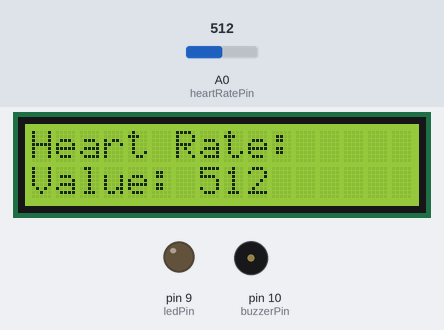
This sketch was run on a simulated Arduino Uno, built with avr-gcc and run on an emulated ATmega328P. Parts: 16×2 character LCD, output pins drawn as LEDs (lit = HIGH), buzzer (waves = sounding). The inputs (shaded band) are chosen by the test bench; at power-on: A0 (heartRatePin) = 512. What the sketch prints to the serial monitor is not drawn.

Above: at 1.2 s.
1.3 s: A0 (heartRatePin) set to 1000
At 2.8 s:
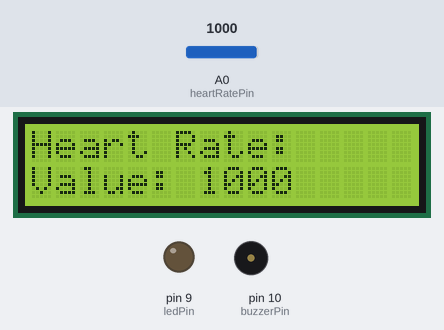
4.0 s: A0 (heartRatePin) set to 1019
At 4.5 s:
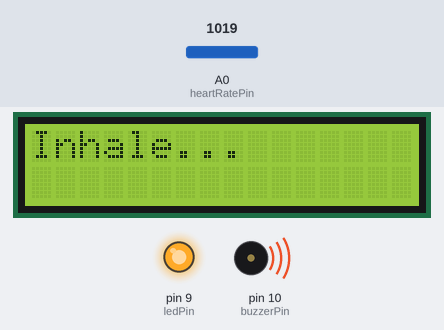
At 8.9 s:
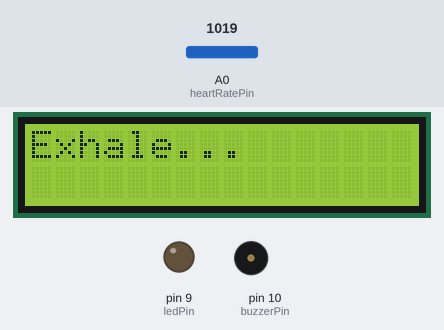
Timing chart, 0 to 10.4 s (numbered marks = the images above; inputs shaded):
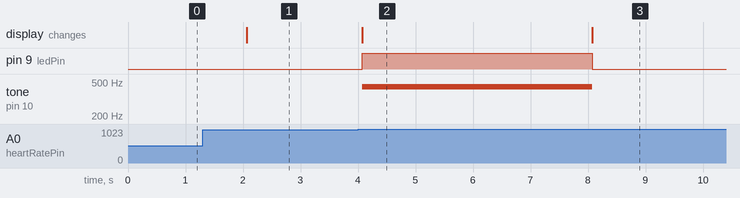

Measured:
- the behaviour switches between 1018 and 1019 on A0 (heartRatePin) (found by bisection; images 1 and 2)
- after the input at 1.3 s, the display: changes after 0.77 s (image 1)
- after the input at 4.0 s, pin 9 (ledPin): LOW → HIGH after 0.07 s, → LOW 4.0 s later; tone on pin 10 (buzzerPin): silent → 440 Hz after 0.07 s, → silent 4.0 s later; the display: changes after 0.07 s (image 2)
- what the display in image 2 shows lasts 4.0 s, from 4.1 s to 8.1 s

The sketch:

pulsecalm_sep28c.ino
```cpp
#include <LiquidCrystal.h>  // Include the LCD library

// Initialize the LCD: RS, E, D4, D5, D6, D7 pins
LiquidCrystal lcd(12, 11, 5, 4, 3, 2);

int ledPin = 9;    // LED for visual feedback
int buzzerPin = 10; // Buzzer for sound feedback
int heartRatePin = A0; // Heart rate sensor connected to A0
int threshold = 1018; // Set a threshold value for detecting stress (adjust as needed)
int heartRateValue = 0;

void setup() {
  pinMode(ledPin, OUTPUT);
  pinMode(buzzerPin, OUTPUT);
  Serial.begin(9600);  // Start serial communication for debugging

  // LCD initialization
  lcd.begin(16, 2);  // Initialize the LCD with 16 columns and 2 rows
  lcd.print("Heart Rate:");  // Initial message
}

void loop() {
  heartRateValue = analogRead(heartRatePin);  // Read the heart rate sensor value

  // Print heart rate value to the Serial Monitor for debugging
  Serial.print("Heart Rate Value: ");
  Serial.println(heartRateValue);

  // Update the LCD with the current heart rate value
  lcd.setCursor(0, 1);  // Move to the second row
  lcd.print("Value: ");
  lcd.print(heartRateValue);  // Display the heart rate value on the LCD

  // If heart rate exceeds the threshold, trigger the breathing exercise
  if (heartRateValue > threshold) {
    // Inhale phase (4 seconds)
    lcd.clear();
    lcd.setCursor(0, 0);
    lcd.print("Inhale...");
    digitalWrite(ledPin, HIGH);    // Turn LED on (inhale)
    tone(buzzerPin, 440);          // Play sound at 440 Hz
    delay(4000);                   // Wait for 4 seconds

    // Exhale phase (6 seconds)
    lcd.clear();
    lcd.setCursor(0, 0);
    lcd.print("Exhale...");
    digitalWrite(ledPin, LOW);     // Turn LED off (exhale)
    noTone(buzzerPin);             // Stop sound
    delay(6000);                   // Wait for 6 seconds

  }

  delay(2000);  // Wait 2 seconds before the next reading
}
```
